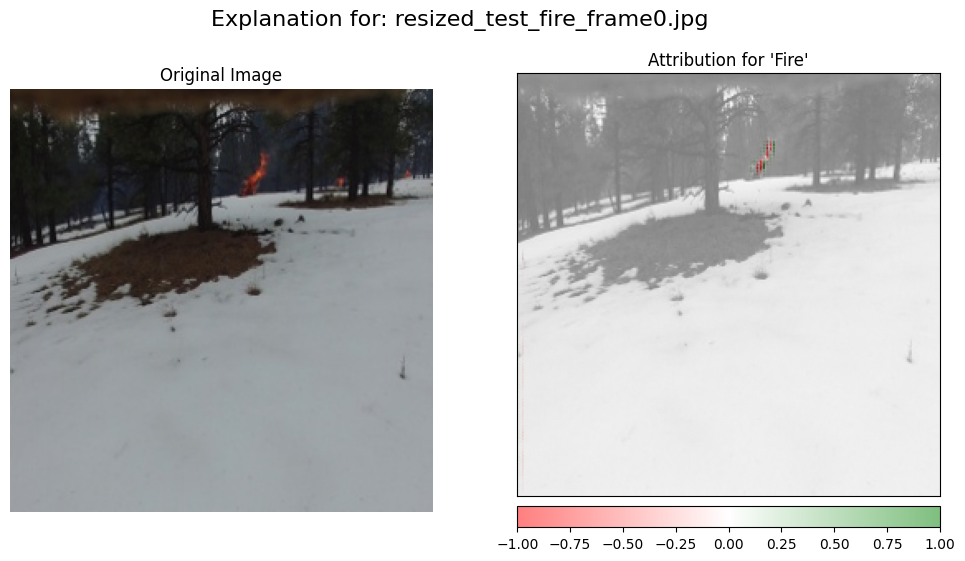
#> input picture cnn_approach/explicacoes_fire/side_by_side_Fire_resized_test_fire_frame0.jpg.png, 965 x 561 px; its folder holds only this picture in this run
$ python -i w_pyhdc_img2vec_acc51,05.py   (imports and definitions only)   (older library calls are emulated)
#> lines starting #> are read from the running program, lines starting #| are printed output that depends on the picture
import os
import numpy as np
from PIL import Image
from tqdm import tqdm
import cv2

# Configuration
IMAGE_SIZE = (64, 64)  # All images will be resized to this
DIMENSIONS = 10000  # Hypervector dimension

# Feature extractor for static images
class ImageFeatureExtractor:
    def __init__(self, image):
        self.image = image
        self.height, self.width = image.shape
#> self.height = 561; self.width = 965

        # Compute image gradients
        self.compute_gradients()

        # Compute features
        self.compute_features()

    def compute_gradients(self):
        # Convert to float32 for gradient calculation
        img_float = self.image.astype(np.float32)

        # Compute gradients using Sobel operators
        grad_x = cv2.Sobel(img_float, cv2.CV_32F, 1, 0, ksize=3)
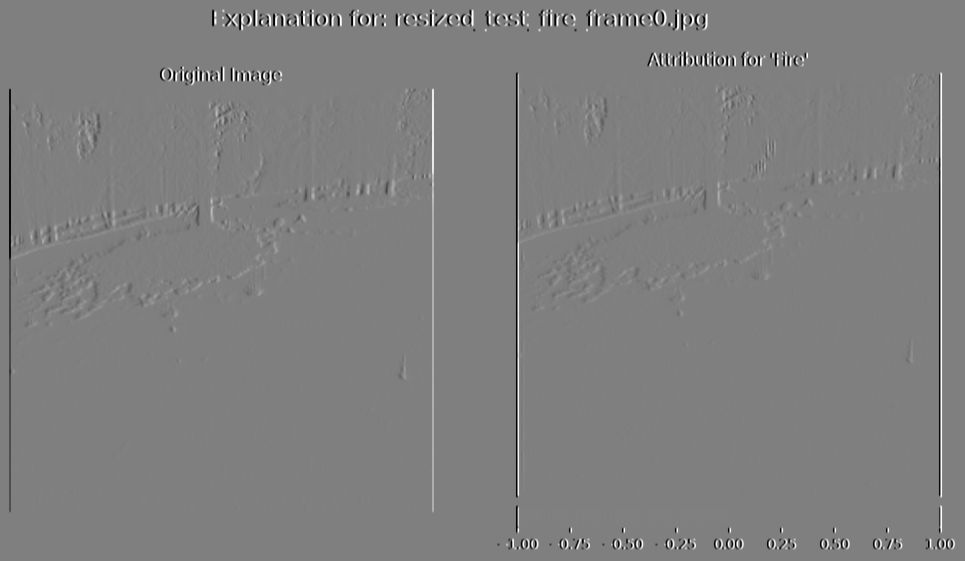
#> grad_x: shape (561, 965) float32; min -1020, max 1020, mean 0; drawn with min black and max white
        grad_y = cv2.Sobel(img_float, cv2.CV_32F, 0, 1, ksize=3)
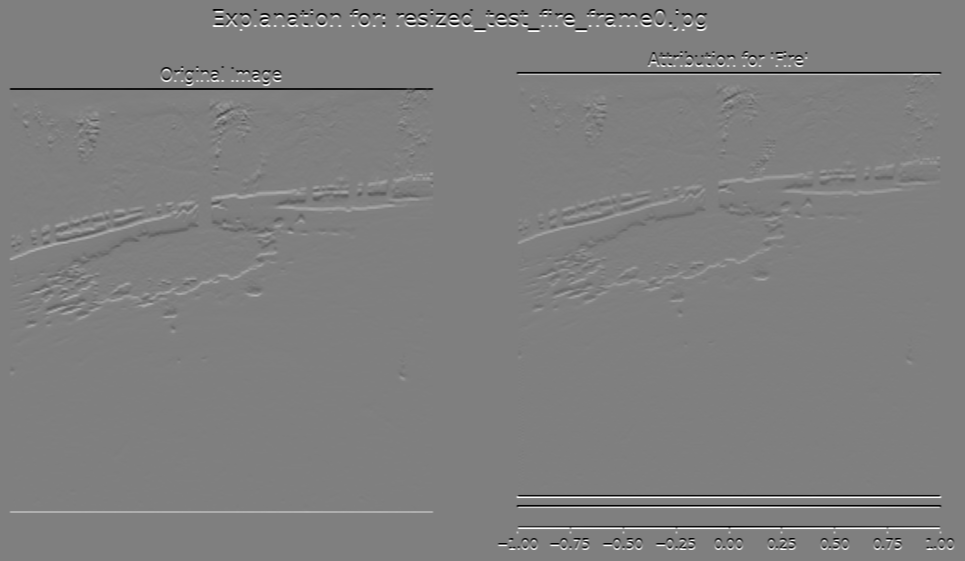
#> grad_y: shape (561, 965) float32; min -1020, max 1020, mean 0; drawn with min black and max white

        # Compute gradient magnitude and orientation
        self.grad_magnitude = np.sqrt(grad_x**2 + grad_y**2)
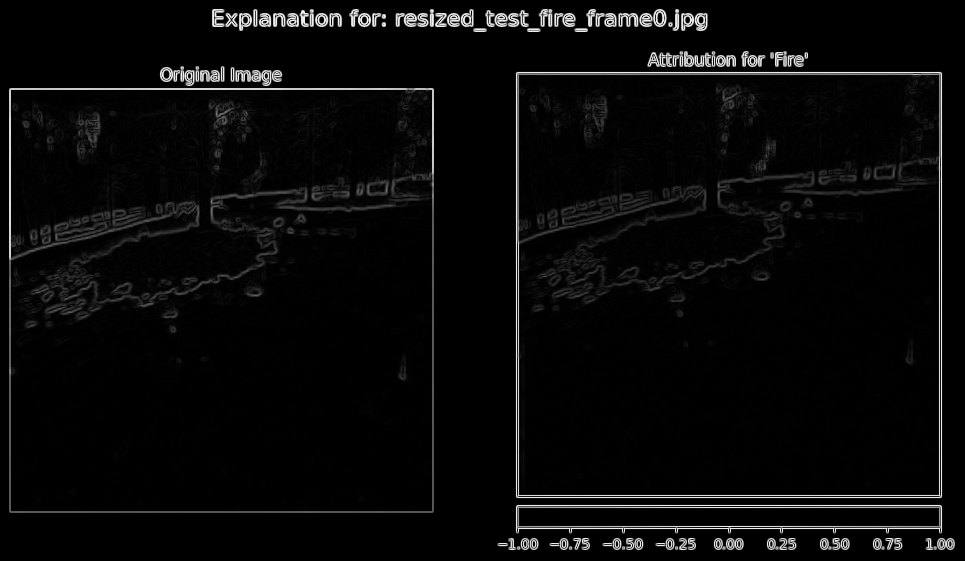
#> self.grad_magnitude: shape (561, 965) float32; min 0, max 1097.3, mean 40.5; drawn with min black and max white
        self.grad_orientation = np.arctan2(grad_y, grad_x)
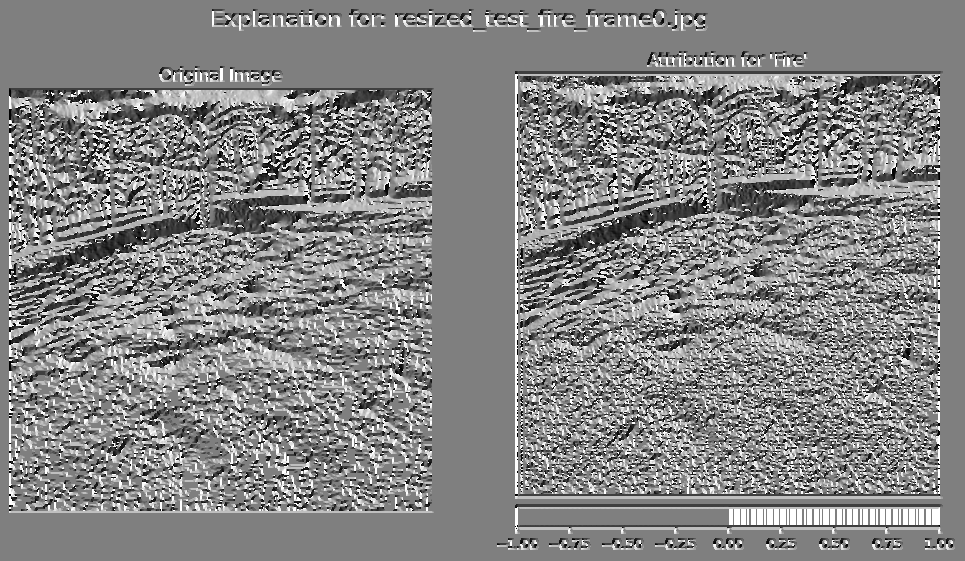
#> self.grad_orientation: shape (561, 965) float32; min -3.14, max 3.14, mean 0.135; drawn with min black and max white

    def compute_features(self):
        # Basic statistics
        self.mean_val = np.mean(self.image)
#> self.mean_val = 186.3
        self.std_val = np.std(self.image)
#> self.std_val = 73.83
        self.min_val = np.min(self.image)
#> self.min_val = 0
        self.max_val = np.max(self.image)
#> self.max_val = 255

        # Gradient statistics
        self.mean_grad = np.mean(self.grad_magnitude)
#> self.mean_grad = 40.5
        self.std_grad = np.std(self.grad_magnitude)
#> self.std_grad = 147.3

        # Non-zero pixel count
        self.non_zero_count = np.count_nonzero(self.image)
#> self.non_zero_count = 537410
        self.non_zero_ratio = self.non_zero_count / (self.height * self.width)
#> self.non_zero_ratio = 0.993

        # Edge density (using Canny edge detection)
        edges = cv2.Canny(self.image, 100, 200)
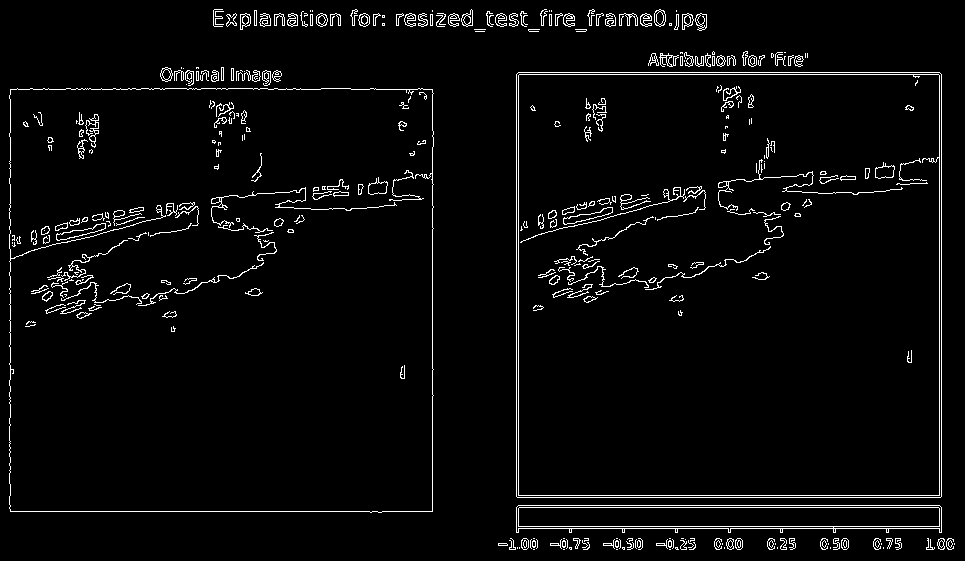
#> edges: shape (561, 965); 3.6% white in thin lines or dots
        self.edge_density = np.count_nonzero(edges) / (self.height * self.width)
#> self.edge_density = 0.0361

        # Feature vector
        self.features = np.array([
            self.mean_val,
            self.std_val,
            self.min_val,
            self.max_val,
            self.mean_grad,
            self.std_grad,
            self.non_zero_count,
            self.non_zero_ratio,
            self.edge_density
        ])
#> self.features = [186.3, 73.83, 0, 255, 40.5, 147.3, 537410, 0.993, 0.0361]

# Create random hypervectors for feature encoding
def create_feature_vectors(feature_count):
    return [np.random.randint(0, 2, DIMENSIONS) for _ in range(feature_count)]

# Encode image using features
# [25 lines left out: function encode_image, not called in this run]

# Calculate Hamming distance
def hamming_distance(hv1, hv2):
    return np.sum(hv1 != hv2)

# Classify hypervector using Hamming distance
# [76 lines left out: functions classify_hv, load_image, main, not called in this run]

# [2 lines not run here, left out]

>>> import cv2
>>> picture = cv2.imread('cnn_approach/explicacoes_fire/side_by_side_Fire_resized_test_fire_frame0.jpg.png', cv2.IMREAD_GRAYSCALE)
>>> result = ImageFeatureExtractor(picture).compute_gradients()

$ run again, on cnn_approach/explicacoes_fire/side_by_side_Fire_resized_test_fire_frame100.jpg.png
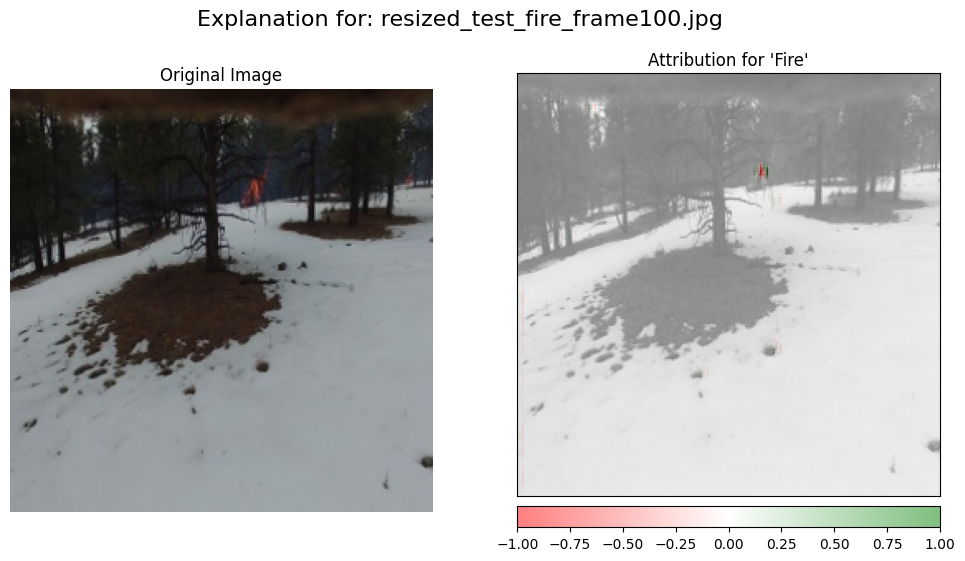
#> input picture cnn_approach/explicacoes_fire/side_by_side_Fire_resized_test_fire_frame100.jpg.png, 965 x 561 px
#> in compute_gradients, `self.grad_orientation = np.arctan2(grad_y, grad_x)`:
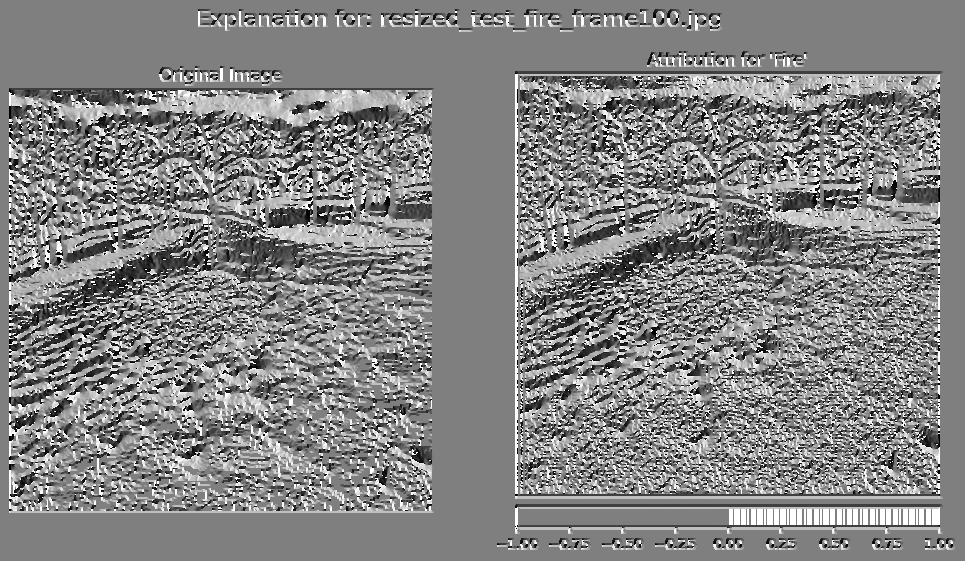
#> self.grad_orientation: shape (561, 965) float32; min -3.14, max 3.14, mean 0.121; drawn with min black and max white
#> self.mean_val = 178.8
#> self.std_val = 77.19
#> self.min_val = 0
#> self.max_val = 255
#> self.mean_grad = 43.41
#> self.std_grad = 148.8
#> self.non_zero_count = 537356
#> self.non_zero_ratio = 0.993
#> in compute_features, `edges = cv2.Canny(self.image, 100, 200)`:
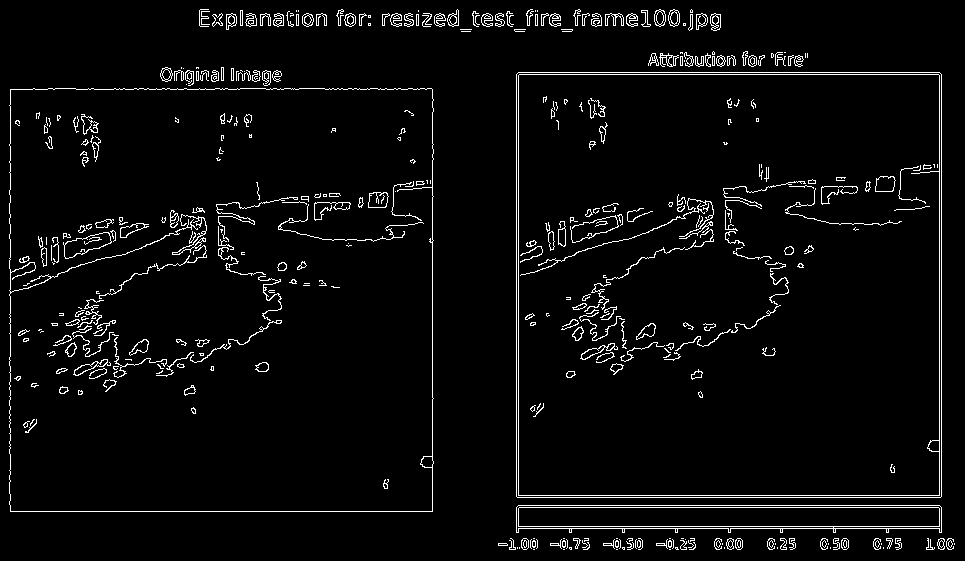
#> edges: shape (561, 965); 4% white in thin lines or dots
#> self.edge_density = 0.0404
#> self.features = [178.8, 77.19, 0, 255, 43.41, 148.8, 537356, 0.993, 0.0404]
